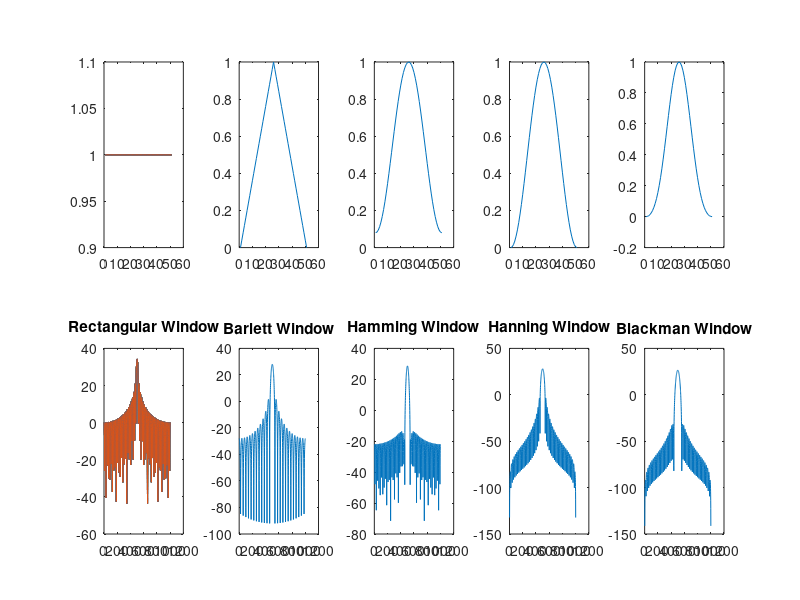

The MATLAB source for this figure:
function y = windows()
    N = 51;
    w = ones(N); 
    subplot(251);
    plot(w);
    W = fft(w, 1001);
    subplot(256);
    plot(20.*log10(abs(fftshift(W))));
    title("Rectangular Window");
    
    w = bartlett(N);
    subplot(252);
    plot(w);
    W = fft(w, 1001);
    subplot(257);
    plot(20.*log10(abs(fftshift(W))));
    title("Barlett Window");
    
    w = hamming(N);
    subplot(253);
    plot(w);
    W = fft(w, 1001);
    subplot(258);
    plot(20.*log10(abs(fftshift(W))));
    title("Hamming Window");
    
    w = hann(N);
    subplot(254);
    plot(w);
    W = fft(w, 1001);
    subplot(259);
    plot(20.*log10(abs(fftshift(W))));
    title("Hanning Window");
    
    w = blackman(N);
    subplot(255);
    plot(w);
    W = fft(w, 1001);
    subplot(2,5,10);
    plot(20.*log10(abs(fftshift(W))));
    title("Blackman Window");
    
end